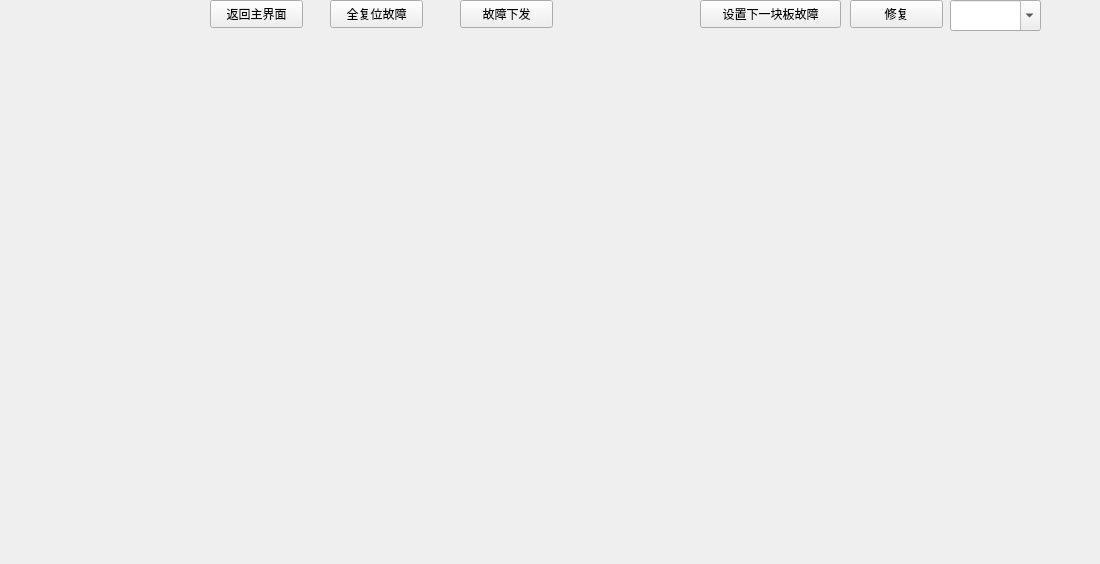
<?xml version="1.0" encoding="UTF-8"?>
<ui version="4.0">
 <class>SegmentCircuitDiagram
</class>
 <widget class="QWidget" name="SegmentCircuitDiagram&#10;">
  <property name="geometry">
   <rect>
    <x>0</x>
    <y>0</y>
    <width>1100</width>
    <height>564</height>
   </rect>
  </property>
  <property name="windowTitle">
   <string>Form</string>
  </property>
  <widget class="QWidget" name="verticalLayoutWidget">
   <property name="geometry">
    <rect>
     <x>90</x>
     <y>40</y>
     <width>491</width>
     <height>391</height>
    </rect>
   </property>
   <layout class="QVBoxLayout" name="verticalLayout"/>
  </widget>
  <widget class="QPushButton" name="pushButton">
   <property name="geometry">
    <rect>
     <x>210</x>
     <y>0</y>
     <width>93</width>
     <height>28</height>
    </rect>
   </property>
   <property name="text">
    <string>返回主界面</string>
   </property>
  </widget>
  <widget class="QPushButton" name="pushButton_2">
   <property name="geometry">
    <rect>
     <x>330</x>
     <y>0</y>
     <width>93</width>
     <height>28</height>
    </rect>
   </property>
   <property name="text">
    <string>全复位故障</string>
   </property>
  </widget>
  <widget class="QPushButton" name="pushButton_3">
   <property name="geometry">
    <rect>
     <x>460</x>
     <y>0</y>
     <width>93</width>
     <height>28</height>
    </rect>
   </property>
   <property name="text">
    <string>故障下发</string>
   </property>
  </widget>
  <widget class="QLabel" name="label">
   <property name="geometry">
    <rect>
     <x>580</x>
     <y>0</y>
     <width>161</width>
     <height>21</height>
    </rect>
   </property>
   <property name="text">
    <string/>
   </property>
  </widget>
  <widget class="QPushButton" name="pushButton_4">
   <property name="geometry">
    <rect>
     <x>700</x>
     <y>0</y>
     <width>141</width>
     <height>28</height>
    </rect>
   </property>
   <property name="text">
    <string>设置下一块板故障</string>
   </property>
  </widget>
  <widget class="QPushButton" name="pushButton_5">
   <property name="geometry">
    <rect>
     <x>850</x>
     <y>0</y>
     <width>93</width>
     <height>28</height>
    </rect>
   </property>
   <property name="text">
    <string>修复</string>
   </property>
  </widget>
  <widget class="QComboBox" name="comboBox">
   <property name="geometry">
    <rect>
     <x>950</x>
     <y>0</y>
     <width>91</width>
     <height>31</height>
    </rect>
   </property>
   <property name="editable">
    <bool>true</bool>
   </property>
  </widget>
  <zorder>pushButton</zorder>
  <zorder>pushButton_2</zorder>
  <zorder>verticalLayoutWidget</zorder>
  <zorder>pushButton_3</zorder>
  <zorder>label</zorder>
  <zorder>pushButton_4</zorder>
  <zorder>pushButton_5</zorder>
  <zorder>comboBox</zorder>
 </widget>
 <resources/>
 <connections/>
</ui>
